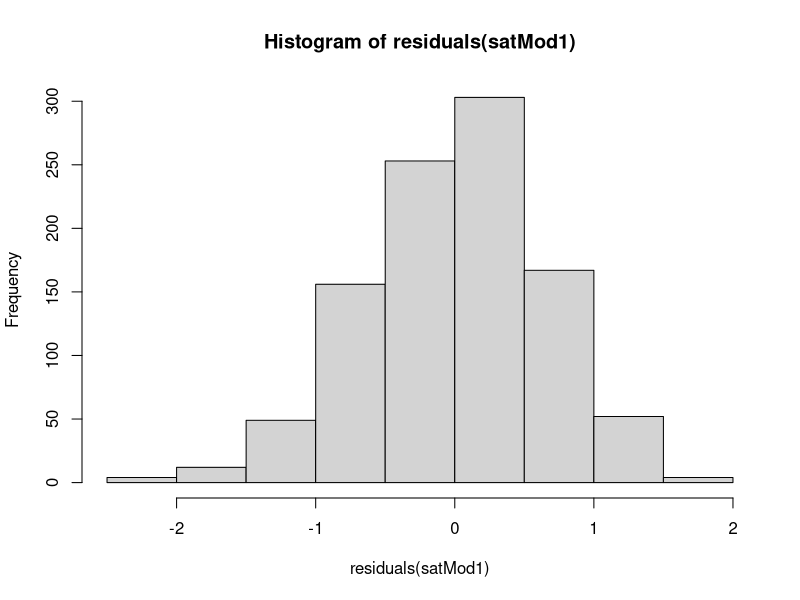

Write the R code that produced this figure. (Note: this script raises an error after producing the figure.)
## ---- chunk 1
sat <- read.csv('sat.csv')
colnames(sat)
colnames(sat)[1] <- 'sex'
## ---- chunk 2
satMod1 <- lm(sat$FYGPA ~ sat$SATSum)
## ---- chunk 3
hist(residuals(satMod1))
mean(residuals(satMod1))
sum(residuals(satMod1)^2)

summary(satMod1)
## ---- chunk 4
satMod2 <- lm(FYGPA ~ SATM + SATV + HSGPA, data = sat)
sum(residuals(satMod2)^2)
## ---- chunk 5
f <- function(b) sum((sat$FYGPA - (b[1] + b[2]*sat$SATSum))^2)
opt1im(c(0,0), f)
